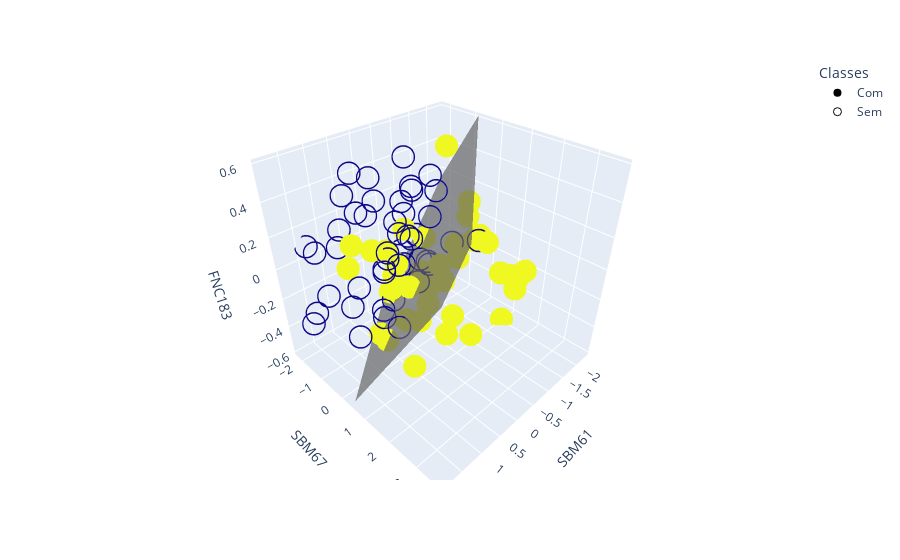

Notebook code cell kept with this figure:
### Markdown cell above
### Support Vector Machine com kernel linear aplicada aos dados

### Code cell
attributes_new_pd = pd.DataFrame(attributes_new,columns=['SBM61', 'SBM67', 'FNC183'])

labels_change = labels

symbols = pd.DataFrame(data=labels.values,columns=["symbols"])

symbols = symbols.replace(0,"Sem")

symbols = symbols.replace(1,"Com")

colours = pd.DataFrame(data=labels.values,columns=["colours"])

colours = colours.replace(0,0)

colours = colours.replace(1,255)

dataset_px = pd.concat([attributes_new_pd,labels,symbols,colours],axis=1)

fig = px.scatter_3d(dataset_px , x='SBM61', y='SBM67', z='FNC183',
              color='colours',color_discrete_sequence=['#10069F','#121690'],color_discrete_map=['#10069F','#121690'],symbol='symbols',symbol_sequence=["circle","circle-open"],labels='Class')

fig.update_layout(legend_title_text='Classes')
fig.update_coloraxes(showscale=False)

###################################################
# Fit the data with an svm
svc = SVC(kernel='linear')
svc.fit(attributes_new,labels.values.tolist())

z = lambda x,y: (-svc.intercept_[0]-svc.coef_[0][0]*x-svc.coef_[0][1]*y) / svc.coef_[0][2]

xm, xM = attributes_new[:,0].min(), attributes_new[:, 0].max()
ym, yM = attributes_new[:,1].min(), attributes_new[:, 1].max()
x = np.linspace(xm, xM, 50)
y = np.linspace(ym, yM, 50)
x, y =np.meshgrid(x, y)

my_colorscale= [[0, 'rgb(100,100,100)'], [1, 'rgb(100,100,100)']]

fig.add_surface(x=x, y=y, z=z(x,y), colorscale=my_colorscale, showscale=False, opacity=0.7)
###################################################
fig.update_layout(scene_aspectmode='cube')
fig.update_layout(
    scene = dict(zaxis = dict(nticks=7, range=[-0.62,0.62])))


fig.show()

### Figure 1 — Plotly figure (JSON) as saved in the notebook; plotly's stock layout.template omitted (floating-point values rounded to 4 significant figures; data arrays with more than 128 entries replaced by an {"elided": "..."} marker saying what was removed)
{"data": [{"hovertemplate": "symbols=Com<br>SBM61=%{x}<br>SBM67=%{y}<br>FNC183=%{z}<br>colours=%{marker.color}<extra></extra>", "legendgroup": "Com", "marker": {"color": [255, 255, 255, 255, 255, 255, 255, 255, 255, 255, 255, 255, 255, 255, 255, 255, 255, 255, 255, 255, 255, 255, 255, 255, 255, 255, 255, 255, 255, 255, 255, 255, 255, 255, 255, 255, 255, 255, 255, 255], "coloraxis": "coloraxis", "symbol": "circle"}, "mode": "markers", "name": "Com", "scene": "scene", "showlegend": true, "type": "scatter3d", "x": [-0.9823, -0.9784, -0.7212, -0.04189, -0.2419, 0.3593, 0.5094, 0.8706, -1.936, -0.03908, 0.8914, -0.8964, -0.04889, -0.5414, -2.164, 0.7931, -0.563, -0.1489, 0.3133, 0.3288, 1.205, 0.2554, 0.2112, -1.496, -0.4856, 0.2197, 1.242, -2.316, -0.2795, -0.7237, -0.9357, -1.929, 1.333, -1.513, -1.527, -1.815, -0.8879, 0.7928, -0.1141, -0.6262], "y": [0.2203, 0.8898, -0.559, 0.917, 1.287, -0.5411, -0.1514, 1.182, 1.747, 0.09554, -0.1544, 0.7856, -0.5536, -0.4003, 1.296, -0.2954, 0.4633, 0.2918, -0.3704, 3.662, -0.624, -0.3106, -0.7647, 1.688, 0.806, -0.07514, 0.8556, 1.992, 0.7261, -0.8445, -0.09748, 1.062, -0.08117, -0.012, 0.4377, 0.9938, 1.47, 1.128, -0.5569, 1.359], "z": [0.0238, 0.109, -0.3268, 0.07673, 0.1304, 0.08324, -0.1056, 0.1027, -0.1435, -0.3976, 0.1867, 0.3406, -0.4693, 0.0679, -0.2729, -0.3982, -0.5488, -0.2642, -0.06718, 0.2753, 0.0768, 0.006121, -0.2392, -0.1169, -0.3484, -0.3701, -0.2124, -0.6844, -0.07692, -0.2376, 0.5869, -0.5887, 0.2782, 0.1259, 0.03646, -0.2146, 0.157, -0.4509, 0.1585, -0.4486]}, {"hovertemplate": "symbols=Sem<br>SBM61=%{x}<br>SBM67=%{y}<br>FNC183=%{z}<br>colours=%{marker.color}<extra></extra>", "legendgroup": "Sem", "marker": {"color": [0, 0, 0, 0, 0, 0, 0, 0, 0, 0, 0, 0, 0, 0, 0, 0, 0, 0, 0, 0, 0, 0, 0, 0, 0, 0, 0, 0, 0, 0, 0, 0, 0, 0, 0, 0, 0, 0, 0, 0, 0, 0, 0, 0, 0, 0], "coloraxis": "coloraxis", "symbol": "circle-open"}, "mode": "markers", "name": "Sem", "scene": "scene", "showlegend": true, "type": "scatter3d", "x": [-0.05754, 0.5972, 0.8297, 1.305, -0.874, -0.03036, 0.6698, 0.3908, 1.739, 0.02383, 1.679, 0.263, -1.009, -0.8474, 1.285, -0.01496, -0.05458, 0.925, 0.4702, 0.1907, 0.3126, -0.5351, 1.262, 1.818, -0.4595, 1.308, 0.2425, 1.011, 1.358, -0.7313, 1.854, -0.2393, -0.002203, -0.1979, 1.59, -0.5152, 0.8181, -0.2411, 1.421, 0.5933, 0.9044, -0.4041, 1.136, 0.8269, 0.4821, -0.1639], "y": [-0.5131, -0.05921, -0.791, -0.7418, -0.7067, -0.3005, -0.2769, -0.8514, -1.523, -0.4544, -0.9587, -0.2568, -0.8167, 1.227, 1.034, 0.1149, -0.1624, -1.115, -0.1603, 0.1046, -0.1161, -0.8533, -0.3037, 0.7408, -0.6195, 1.491, -1.287, -1.242, -2.207, -0.5731, -0.899, -0.7418, -0.4359, -0.05635, -0.8299, 0.7129, 0.02499, -0.4054, 0.2456, 0.4347, -0.7304, 0.2851, 0.2229, 0.3697, -0.4551, 0.4027], "z": [0.3339, 0.1079, 0.3414, 0.2045, -0.1878, 0.5909, -0.2436, 0.358, -0.3107, 0.05236, 0.2013, 0.269, 0.3736, 0.153, 0.232, -0.1084, 0.1389, 0.4223, -0.1896, 0.2087, 0.02458, 0.3276, -0.3382, 0.08235, 0.07929, -0.03599, 0.4433, 0.2283, 0.08475, -0.1345, -0.1419, 0.226, -0.04022, 0.0007901, -0.06328, 0.1371, -0.2356, 0.4088, 0.07909, 0.2993, 0.5631, 0.4166, 0.4397, 0.2141, -0.01163, 0.3051]}, {"colorscale": [[0, "rgb(100,100,100)"], [1, "rgb(100,100,100)"]], "opacity": 0.7, "showscale": false, "type": "surface", "x": {"elided": "50x50 float values"}, "y": {"elided": "50x50 float values"}, "z": {"elided": "50x50 float values"}}], "layout": {"coloraxis": {"colorbar": {"title": {"text": "colours"}}, "colorscale": [[0, "#0d0887"], [0.1111, "#46039f"], [0.2222, "#7201a8"], [0.3333, "#9c179e"], [0.4444, "#bd3786"], [0.5556, "#d8576b"], [0.6667, "#ed7953"], [0.7778, "#fb9f3a"], [0.8889, "#fdca26"], [1, "#f0f921"]], "showscale": false}, "legend": {"title": {"text": "Classes"}, "tracegroupgap": 0}, "margin": {"t": 60}, "scene": {"aspectmode": "cube", "domain": {"x": [0, 1], "y": [0, 1]}, "xaxis": {"title": {"text": "SBM61"}}, "yaxis": {"title": {"text": "SBM67"}}, "zaxis": {"nticks": 7, "range": [-0.62, 0.62], "title": {"text": "FNC183"}}}}}
